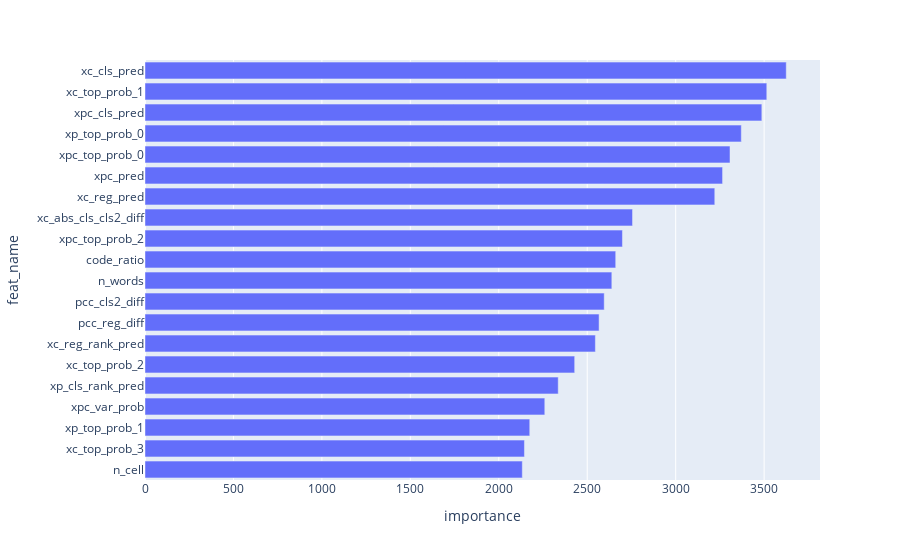

Here is the notebook cell this chart was saved with:
### Code cell
gezi.plot.feature_importance(lgb_model, topn=20)

### Figure 1 — Plotly figure (JSON) as saved in the notebook; plotly's stock layout.template omitted (floating-point values rounded to 4 significant figures)
{"data": [{"alignmentgroup": "True", "hovertemplate": "importance=%{x}<br>feat_name=%{y}<extra></extra>", "legendgroup": "", "marker": {"color": "#636efa", "pattern": {"shape": ""}}, "name": "", "offsetgroup": "", "orientation": "h", "showlegend": false, "textposition": "auto", "type": "bar", "x": [2133, 2145, 2175, 2260, 2336, 2429, 2546, 2567, 2596, 2639, 2661, 2699, 2756, 3221, 3265, 3307, 3371, 3487, 3515, 3625], "xaxis": "x", "y": ["n_cell", "xc_top_prob_3", "xp_top_prob_1", "xpc_var_prob", "xp_cls_rank_pred", "xc_top_prob_2", "xc_reg_rank_pred", "pcc_reg_diff", "pcc_cls2_diff", "n_words", "code_ratio", "xpc_top_prob_2", "xc_abs_cls_cls2_diff", "xc_reg_pred", "xpc_pred", "xpc_top_prob_0", "xp_top_prob_0", "xpc_cls_pred", "xc_top_prob_1", "xc_cls_pred"], "yaxis": "y"}], "layout": {"barmode": "relative", "legend": {"tracegroupgap": 0}, "margin": {"t": 60}, "xaxis": {"anchor": "y", "domain": [0, 1], "title": {"text": "importance"}}, "yaxis": {"anchor": "x", "domain": [0, 1], "title": {"text": "feat_name"}}}}
